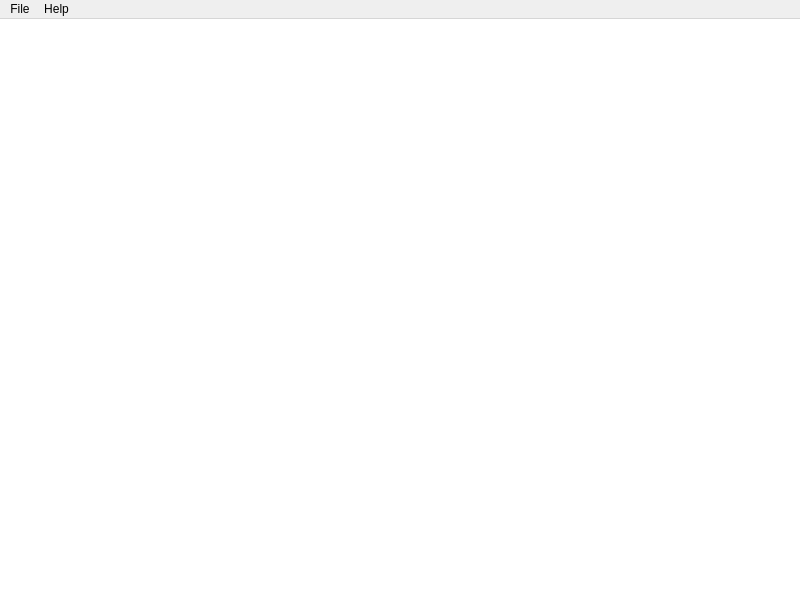
<?xml version="1.0" encoding="UTF-8"?>
<ui version="4.0">
 <class>MainWindow</class>
 <widget class="QMainWindow" name="MainWindow">
  <property name="geometry">
   <rect>
    <x>0</x>
    <y>0</y>
    <width>800</width>
    <height>600</height>
   </rect>
  </property>
  <property name="windowTitle">
   <string>QNotepad</string>
  </property>
  <widget class="QWidget" name="centralwidget">
   <layout class="QGridLayout" name="gridLayout">
    <property name="leftMargin">
     <number>0</number>
    </property>
    <property name="topMargin">
     <number>0</number>
    </property>
    <property name="rightMargin">
     <number>0</number>
    </property>
    <property name="bottomMargin">
     <number>0</number>
    </property>
    <property name="spacing">
     <number>0</number>
    </property>
    <item row="0" column="0">
     <widget class="QTextEdit" name="text">
      <property name="mouseTracking">
       <bool>true</bool>
      </property>
      <property name="styleSheet">
       <string notr="true">QTextEdit {
border: none;
outline: none;
}</string>
      </property>
      <property name="lineWrapMode">
       <enum>QTextEdit::NoWrap</enum>
      </property>
     </widget>
    </item>
   </layout>
  </widget>
  <widget class="QMenuBar" name="menubar">
   <property name="geometry">
    <rect>
     <x>0</x>
     <y>0</y>
     <width>800</width>
     <height>30</height>
    </rect>
   </property>
   <widget class="QMenu" name="menuFile">
    <property name="title">
     <string>File</string>
    </property>
    <addaction name="fileNew"/>
    <addaction name="fileOpen"/>
    <addaction name="fileSave"/>
    <addaction name="fileSaveAs"/>
    <addaction name="separator"/>
    <addaction name="fileExit"/>
   </widget>
   <widget class="QMenu" name="menuHelp">
    <property name="title">
     <string>Help</string>
    </property>
    <addaction name="helpBugReport"/>
    <addaction name="helpAbout"/>
   </widget>
   <addaction name="menuFile"/>
   <addaction name="menuHelp"/>
  </widget>
  <action name="fileOpen">
   <property name="text">
    <string>Open</string>
   </property>
  </action>
  <action name="fileNew">
   <property name="text">
    <string>New</string>
   </property>
  </action>
  <action name="fileSave">
   <property name="text">
    <string>Save</string>
   </property>
  </action>
  <action name="fileSaveAs">
   <property name="text">
    <string>Save As...</string>
   </property>
  </action>
  <action name="fileExit">
   <property name="text">
    <string>Exit</string>
   </property>
  </action>
  <action name="helpAbout">
   <property name="text">
    <string>About QNotepad</string>
   </property>
  </action>
  <action name="helpBugReport">
   <property name="text">
    <string>Report a bug</string>
   </property>
  </action>
 </widget>
 <resources/>
 <connections/>
</ui>
